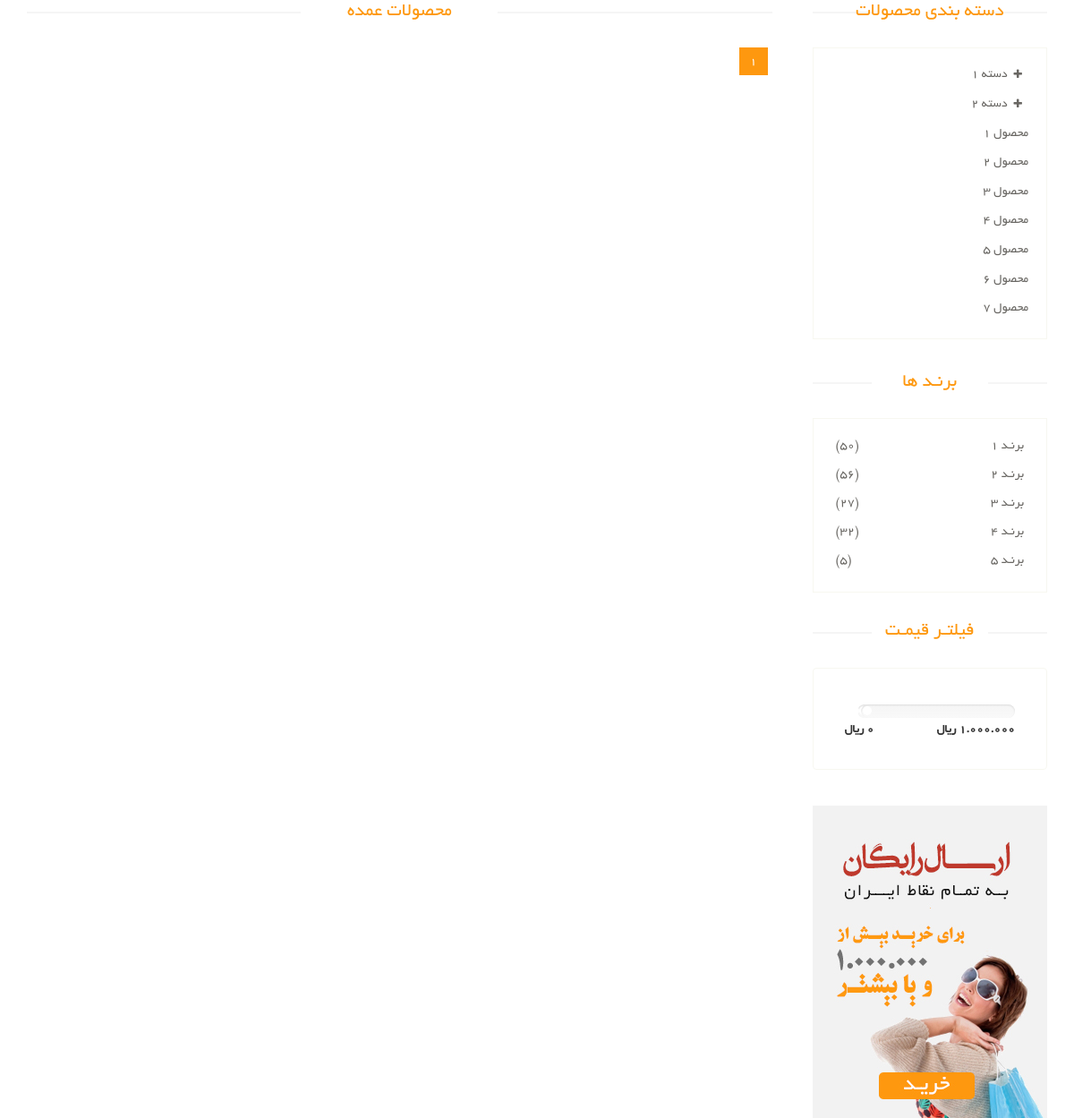
Before: /products/ with the older database file.
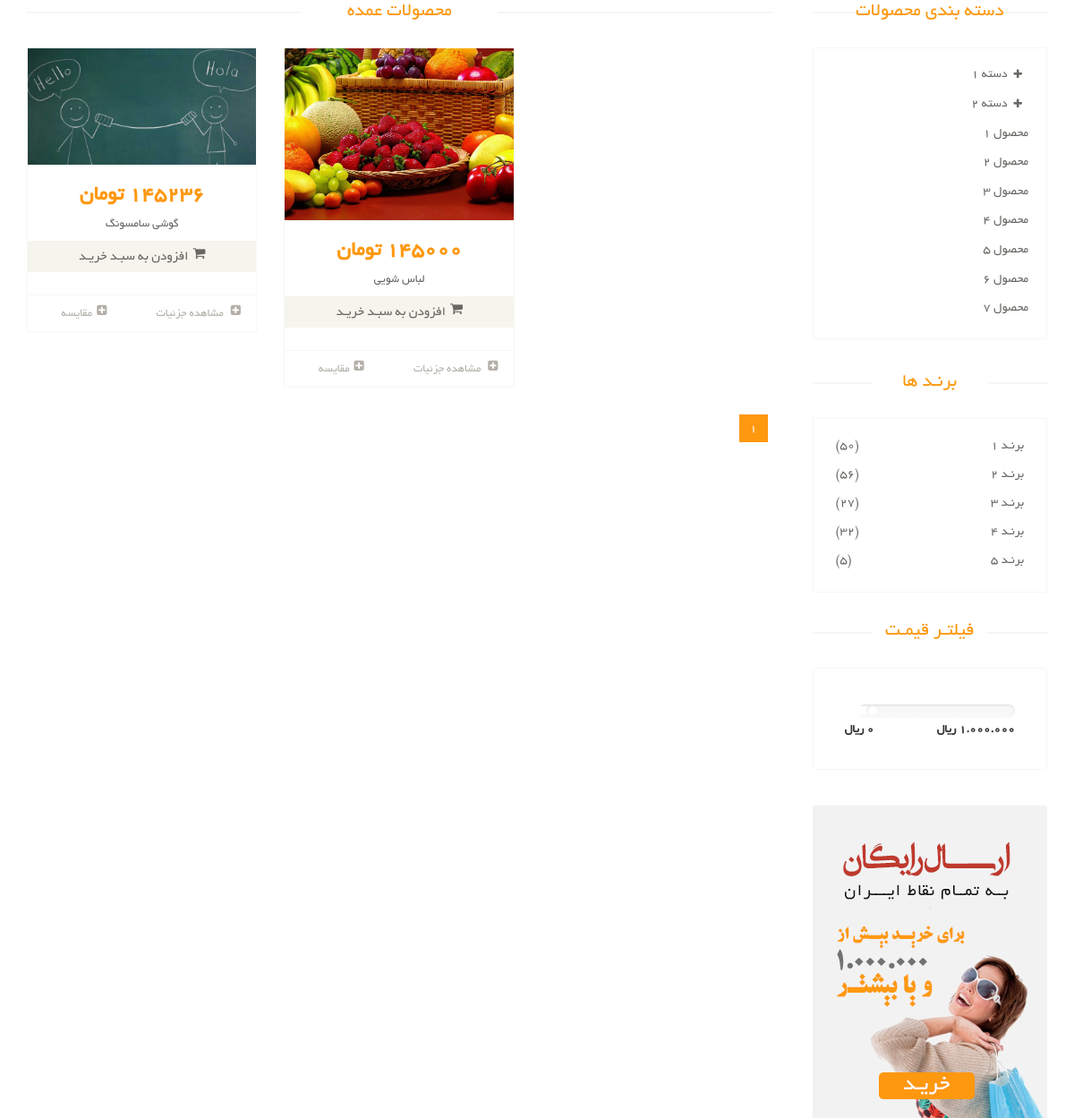
After: the same page with the newer database file.
### product/models.py (models this page shows, shortened)
class Product(models.Model):
    title = models.CharField(max_length=100, verbose_name='عنوان محصول')
    category = models.ManyToManyField(
        ProductCategory,
        related_name='product_categories',
        verbose_name='دسته بندی ها')
    image = models.ImageField(upload_to='images/products', null=True, blank=True, verbose_name='تصویر محصول')
    brand = models.ForeignKey(
                ProductBrand,
                on_delete=models.CASCADE,
                verbose_name='برند',
                null=True, blank=True
    )
    price = models.IntegerField(verbose_name='قیمت')
    short_description = models.TextField(
        null=True, db_index=True, verbose_name='توضیح کوتاه')
    description = models.TextField(
        null=True,  db_index=True, verbose_name='توضیح اصلی')
    is_active = models.BooleanField(
        default=False, verbose_name='فعال / غیر فعال')
    slug = models.SlugField(
        default='',
        null=False,
        db_index=True,
        blank=True,
        max_length=255,
        unique=True,
        verbose_name='عنوان در url'
    )
    is_delete = models.BooleanField(verbose_name='حذف شده / نشده')
    def get_absolute_url(self):
        return reverse('product-detail', args=[self.slug])
    class Meta:
        verbose_name = ' محصول'
        verbose_name_plural = '  محصول ها'

### product/views.py (the view)
# urls.py: path('', views.ProductListView.as_view(), name='product-list'),
class ProductListView(ListView):
    template_name = 'product/product_list.html'
    model = Product
    context_object_name = 'products'
    ordering = ['-price']
    paginate_by = 6

### product/templates/product/product_list.html (shortened to what this page needs)
{% extends 'shared/_layout.html' %}
{% block content %}
<section>
    <div class="container">
        <div class="row">
            <div class="col-sm-9 padding-right">
                <div class="features_items">
                    <h2 class="title text-center">محصولات عمده</h2>
                    {% for product in products  %}
                        {% include 'includes/product_item_partiales.html' with product=product%}
                    {% endfor %}
                    <div class="clearfix"></div>
                    <ul class="pagination">
                        {% for pageNumber in paginator.page_range %}
                            <li class="{% if page_obj.number == pageNumber %}active{% endif %}">
                                <a href="?page={{ pageNumber}}">{{pageNumber}}</a>
                            </li>
                        {% endfor %}
                    </ul>
                </div>
            </div>
            <div class="col-sm-3">
                <div class="left-sidebar">
                    <h2>دسته بندی محصولات</h2>
                    <div class="panel-group category-products" id="accordian">
                        <div class="panel panel-default">
                            <div class="panel-heading">
                                <h4 class="panel-title">
                                    <a data-toggle="collapse" data-parent="#accordian" href="#sportswear">
                                        <span class="badge pull-right"><i class="fa fa-plus"></i></span>
                                        دسته 1
                                    </a>
                                </h4>
                            </div>
                        </div>
                        <div class="panel panel-default">
                            <div class="panel-heading">
                                <h4 class="panel-title">
                                    <a data-toggle="collapse" data-parent="#accordian" href="#mens">
                                        <span class="badge pull-right"><i class="fa fa-plus"></i></span>
                                        دسته 2
                                    </a>
                                </h4>
                            </div>
                        </div>
                        <div class="panel panel-default">
                            <div class="panel-heading">
                                <h4 class="panel-title"><a href="#">محصول 1</a></h4>
                            </div>
                        </div>
                        <div class="panel panel-default">
                            <div class="panel-heading">
                                <h4 class="panel-title"><a href="#">محصول 2</a></h4>
                            </div>
                        </div>
                        <div class="panel panel-default">
                            <div class="panel-heading">
                                <h4 class="panel-title"><a href="#">محصول 3</a></h4>
                            </div>
                        </div>
                        <div class="panel panel-default">
                            <div class="panel-heading">
                                <h4 class="panel-title"><a href="#">محصول 4</a></h4>
                            </div>
                        </div>
                        <div class="panel panel-default">
                            <div class="panel-heading">
                                <h4 class="panel-title"><a href="#">محصول 5</a></h4>
                            </div>
                        </div>
                        <div class="panel panel-default">
                            <div class="panel-heading">
                                <h4 class="panel-title"><a href="#">محصول 6</a></h4>
                            </div>
                        </div>
                        <div class="panel panel-default">
                            <div class="panel-heading">
                                <h4 class="panel-title"><a href="#">محصول 7</a></h4>
                            </div>
                        </div>
                    </div>
                    <div class="brands_products">
                        <h2>برنـد ها</h2>
                        <div class="brands-name">
                            <ul class="nav nav-pills nav-stacked">
                                <li><a href=""> <span class="pull-left">(50)</span>برنـد 1</a></li>
                                <li><a href=""> <span class="pull-left">(56)</span>برنـد 2</a></li>
                                <li><a href=""> <span class="pull-left">(27)</span>برنـد 3</a></li>
                                <li><a href=""> <span class="pull-left">(32)</span>برنـد 4</a></li>
                                <li><a href=""> <span class="pull-left">(5)</span>برنـد 5</a></li>
                            </ul>
                        </div>
                    </div>
                    <div class="price-range">
                        <h2>فیلتـر قیمـت</h2>
                        <div class="well">
                             <div class="slider slider-horizontal" style="width: 176px;"><div class="slider-track"><div class="slider-handle round" style="left: 0.045%;"></div></div></div><br>
                             <b>1.000.000 ريال</b> <b class="pull-left">0 ريال</b>
                        </div>
                    </div>
                    <div class="shipping text-center">
                        <img src="images/home/shipping.jpg" alt="">
                    </div>
                </div>
            </div>
        </div>
    </div>
</section>
{% endblock  %}

### templates/shared/_layout.html (shortened to what this page needs)
{% load render_partial %}
<!DOCTYPE html>
<html lang="en">
<head>
	{% include 'shared/header_references.html' %}
</head>
<body>
{% block content %}{% endblock  %}
</body>
</html>

### templates/shared/header_references.html (shortened to what this page needs)
<link href="/static/css/bootstrap.min.css" rel="stylesheet">
<link href="/static/css/font-awesome.min.css" rel="stylesheet">
<link href="/static/css/prettyPhoto.css" rel="stylesheet">
<link href="/static/css/price-range.css" rel="stylesheet">
<link href="/static/css/animate.css" rel="stylesheet">
<link href="/static/css/main.css" rel="stylesheet">
<link href="/static/css/custom.css" rel="stylesheet">
<link href="/static/css/responsive.css" rel="stylesheet">

### product/templates/includes/product_item_partiales.html (shortened to what this page needs)
<div class="col-sm-4">
    <div class="product-image-wrapper">
        <div class="single-products">
            <div class="productinfo text-center">
                {% if product.image %}
                    <img src="{{product.image.url}}" alt="">
                {% else %}
                    <img src="images/shop/product.jpg" alt="">
                {% endif %}
                <h2>{{product.price }} تومان</h2>
                <p>{{product.title }}</p>
                <a href="#" class="btn btn-default add-to-cart"><i class="fa fa-shopping-cart"></i>افزودن به سبـد خریـد</a>
            </div>
            <div class="product-overlay">
                <div class="overlay-content">
                </div>
            </div>
        </div>
        <div class="choose">
            <ul class="nav nav-pills nav-justified">
                <li><a href="{{ product.get_absolute_url }}"><i class="fa fa-plus-square"></i> مشاهده جزئیات</a></li>
                <li><a href=""><i class="fa fa-plus-square"></i>مقایسه</a></li>
            </ul>
        </div>
    </div>
    </div>

### static/css/price-range.css (style rules this page uses)
.slider { display: inline-block; vertical-align: middle; position: relative; }
.slider.slider-horizontal { width: 210px; height: 20px; }
.slider.slider-horizontal .slider-track { height: 15px; left: 0; margin-top: -5px; top: 50%; width: 100%; }
.slider.slider-horizontal .slider-handle { margin-left: -12px; margin-top: 2px; }
.slider-track { position: absolute; cursor: pointer; background-color: #f7f7f7; background-image: -moz-linear-gradient(top, #f5f5f5, #f9f9f9); background-image: -webkit-gradient(linear, 0 0, 0 100%, from(#f5f5f5), to(#f9f9f9)); background-image: -webkit-linear-gradient(top, #f5f5f5, #f9f9f9); background-image: -o-linear-gradient(top, #f5f5f5, #f9f9f9); background-image: linear-gradient(to bottom, #f5f5f5, #f9f9f9); background-repeat: repeat-x; filter: progid:DXImageTransform.Microsoft.gradient(startColorstr='#fff5f5f5', endColorstr='#fff9f9f9', GradientType=0); -webkit-box-shadow: inset 0 1px 2px rgba(0, 0, 0, 0.1); -moz-box-shadow: inset 0 1px 2px rgba(0, 0, 0, 0.1); box-shadow: inset 0 1px 2px rgba(0, 0, 0, 0.1); -webkit-border-radius: 15px; -moz-border-radius: 15px; border-radius: 15px; }
.slider-handle { background: #fff; box-shadow:none; height: 10px; opacity: 1; position: absolute; width: 10px; }
.slider-handle.round { -webkit-border-radius: 20px; -moz-border-radius: 20px; border-radius: 20px; }

Changed rows visible on the page:
added Product: image (picture), price "145236", title "گوشی سامسونگ"
added Product: image (picture), price "145000", title "لباس شویی"
